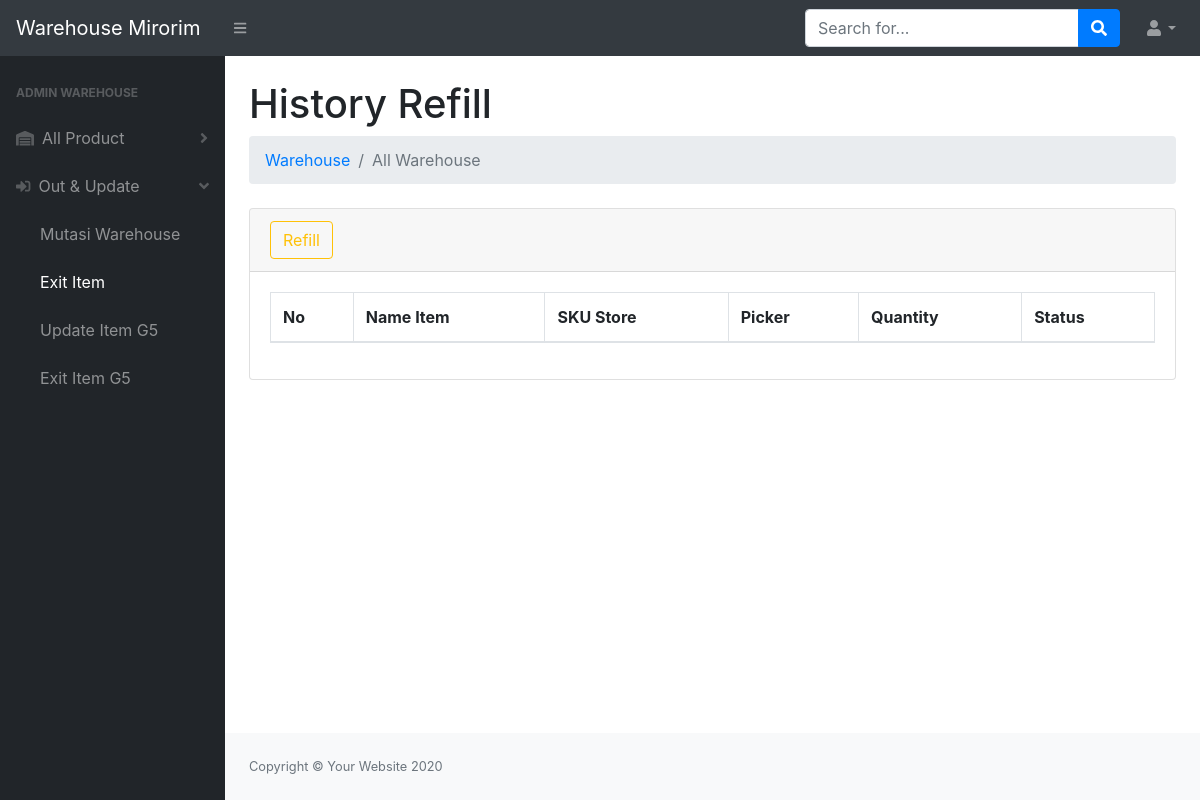
/gudang/exititem.php (signed in), run on an earlier commit of the app's database.
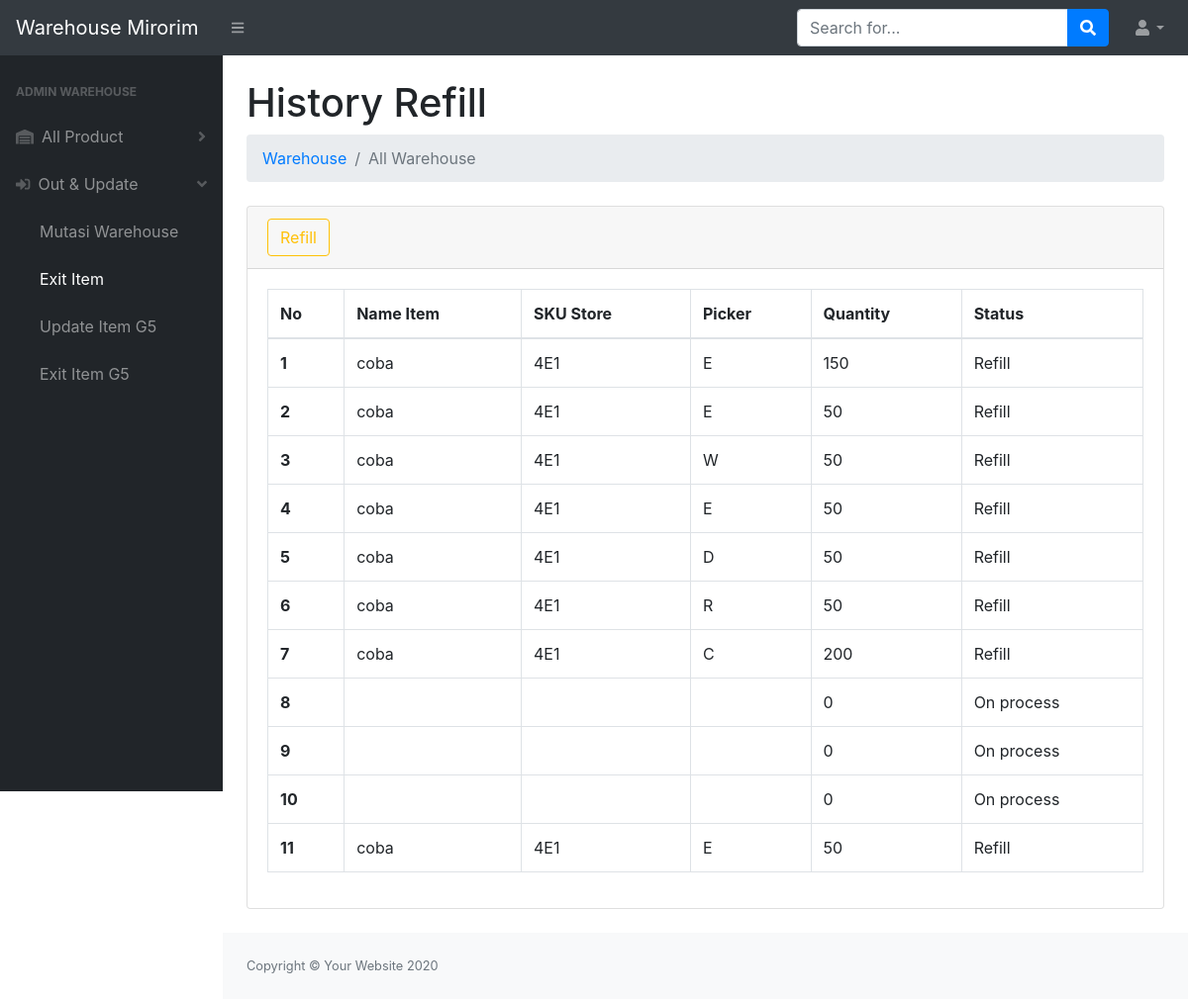
And on a later commit of the database.
### tables this page shows
CREATE TABLE `exititem` (
  `idbarang` int(11) NOT NULL,
  `image` varchar(2000) NOT NULL,
  `nama` varchar(200) NOT NULL,
  `sku` varchar(20) NOT NULL,
  `picker` varchar(20) NOT NULL,
  `quantityrep` int(11) NOT NULL,
  `status` varchar(200) NOT NULL,
  `timerefill` timestamp NOT NULL DEFAULT current_timestamp(),
  `tempstat` int(11) NOT NULL DEFAULT 0
);

### gudang/exititem.php (the view, shortened to what the changed rows need)
<?php
require '../assets/php/function.php';
?>
<!DOCTYPE html>
<html lang="en">
    <head>
        <link href="https://cdn.jsdelivr.net/npm/bootstrap@5.3.0-alpha1/dist/css/bootstrap.min.css" rel="stylesheet">
        <link href="../css/styles.css" rel="stylesheet" />
        <link href="https://cdn.datatables.net/1.10.20/css/dataTables.bootstrap4.min.css" rel="stylesheet" />
    </head>
    <body class="sb-nav-fixed">
        <div id="layoutSidenav">
            <div id="layoutSidenav_content">
                <main>
                    <div class="container-fluid">
                        <h1 class="mt-4">History Refill</h1>
                        <div class="card mb-4">
                            <div class="card-body">
                                <div class="table-responsive">
                                    <table class="table table-hover table-bordered" id="dataTable" width="100%" cellspacing="0">
                                        <thead>
                                            <tr>
                                                <th>No</th>
                                                <th>Name Item</th>
                                                <th>SKU Store</th>
                                                <th>Picker</th>
                                                <th>Quantity</th>
                                                <th>Status</th>
                                            </tr>
                                        </thead>
                                        <tbody>
                                            <?php
                                                $ambil = mysqli_query($konek, "SELECT * FROM exititem");
                                                $i = 1;
                                                while($data=mysqli_fetch_array($ambil)){
                                                    $nama = $data['nama'];
                                                    $sku = $data['sku'];
                                                    $picker = $data['picker'];
                                                    $quantity = $data['quantityrep'];
                                                    $status = $data['status'];
                                            ?>
                                            <tr>
                                                <th><?=$i++;?></th>
                                                <td><?=$nama;?></td>
                                                <td class="text-uppercase"><?=$sku;?></td>
                                                <td class="text-uppercase"><?=$picker;?></td>
                                                <td><?=$quantity;?></td>
                                                <td><?=$status;?></td>
                                            </tr>
                                            <?php
                                                }
                                            ?>
                                        </tbody>
                                    </table>
                                </div>
                            </div>
                        </div>
                    </div>
                </main>
            </div>
        </div>
    </body>
</html>

What changed in the data, as far as the page shows it:
added exititem: nama "coba", sku "4E1", picker "E", quantityrep "150", status "Refill"
added exititem: nama "coba", sku "4E1", picker "E", quantityrep "50", status "Refill"
added exititem: nama "coba", sku "4E1", picker "W", quantityrep "50", status "Refill"
added exititem: nama "coba", sku "4E1", picker "E", quantityrep "50", status "Refill"
added exititem: nama "coba", sku "4E1", picker "D", quantityrep "50", status "Refill"
added exititem: nama "coba", sku "4E1", picker "R", quantityrep "50", status "Refill"
added exititem: nama "coba", sku "4E1", picker "C", quantityrep "200", status "Refill"
added exititem: quantityrep "0", status "On process"
added exititem: quantityrep "0", status "On process"
added exititem: quantityrep "0", status "On process"
added exititem: nama "coba", sku "4E1", picker "E", quantityrep "50", status "Refill"
